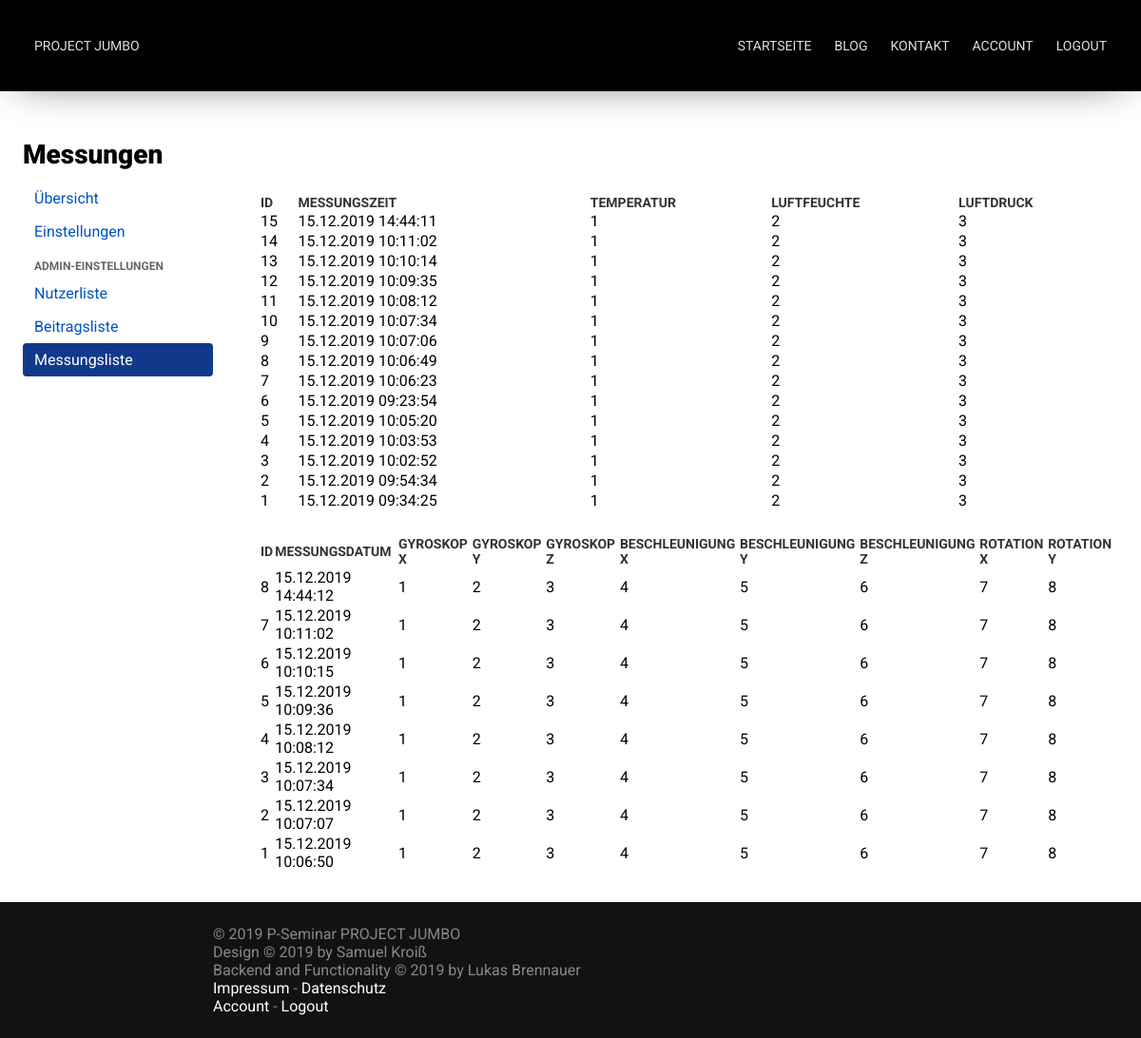
Page /admin/measurements (signed in) on the committed database.
### app/models.py (models this page shows)
class BME(db.Model):
    id = db.Column(db.Integer, primary_key=True)
    time = db.Column(db.DateTime)
    temperature = db.Column(db.Integer)
    humidity = db.Column(db.Integer)
    pressure = db.Column(db.Integer)

class MPU(db.Model):
    id = db.Column(db.Integer, primary_key=True)
    time = db.Column(db.DateTime)
    gyroscope_x = db.Column(db.Integer)
    gyroscope_y = db.Column(db.Integer)
    gyroscope_z = db.Column(db.Integer)
    acceleration_x = db.Column(db.Integer)
    acceleration_y = db.Column(db.Integer)
    acceleration_z = db.Column(db.Integer)
    rot_x = db.Column(db.Integer)
    rot_y = db.Column(db.Integer)

### app/routes/admin_pages.py (the view)
@app.route('/admin/measurements', methods=['GET'])
@login_required
def measurements():
    if current_user.admin_acc:
        bme_vals = BME.query.order_by(-BME.id).all()
        mpu_vals = MPU.query.order_by(-MPU.id).all()
        return render_template("admin/measurements.html", title="Messungen", bme_vals=bme_vals, mpu_vals=mpu_vals)
    else:
        return render_template("errors/error.html", title="Error", error="You're not allowed to use that page!")

### app/models.py (called while the page is built)
@login.user_loader
def load_user(id):
    return User.query.get(id)

### templates/admin/measurements.html (shortened to what this page needs)
{% extends 'user/main.html' %}
{% block user_content %}
{% if bme_vals|length < 1 %}
<p>Es sind keine BME-Messungen verfügbar.</p>
{% else %}
<table>
    <tr>
        <th>ID</th>
        <th>Messungszeit</th>
        <th>Temperatur</th>
        <th>Luftfeuchte</th>
        <th>Luftdruck</th>
    </tr>
    {% for bme_val in bme_vals %}
    <tr>
        <td>{{ bme_val.id }}</td>
        <td>{{ bme_val.time.__format__('%d.%m.%Y' ' ' '%H:%M:%S') }}</td>
        <td>{{ bme_val.temperature }}</td>
        <td>{{ bme_val.humidity }}</td>
        <td>{{ bme_val.pressure }}</td>
    </tr>
    {% endfor %}
</table>
{% endif %}
{% if mpu_vals|length < 1 %}
<p>Es sind keine MPU-Messungen verfügbar.</p>
{% else %}
<table>
    <tr>
        <th>ID</th>
        <th>Messungsdatum</th>
        <th>Gyroskop X</th>
        <th>Gyroskop Y</th>
        <th>Gyroskop Z</th>
        <th>Beschleunigung X</th>
        <th>Beschleunigung Y</th>
        <th>Beschleunigung Z</th>
        <th>Rotation X</th>
        <th>Rotation Y</th>
    </tr>
    {% for mpu_val in mpu_vals %}
    <tr>
        <td>{{ mpu_val.id }}</td>
        <td>{{ mpu_val.time.__format__('%d.%m.%Y' ' ' '%H:%M:%S') }}</td>
        <td>{{ mpu_val.gyroscope_x }}</td>
        <td>{{ mpu_val.gyroscope_y }}</td>
        <td>{{ mpu_val.gyroscope_z }}</td>
        <td>{{ mpu_val.acceleration_x }}</td>
        <td>{{ mpu_val.acceleration_y }}</td>
        <td>{{ mpu_val.acceleration_z }}</td>
        <td>{{ mpu_val.rot_x }}</td>
        <td>{{ mpu_val.rot_y }}</td>
    </tr>
    {% endfor %}
</table>
{% endif %}
{% endblock %}

### static/css/main.css (style rules this page uses)
:root { --nav-link-color: #DEDEDE; --nav-link-color-hover: #FFFFFF; --link-color: #0054bf; }
* { margin: 0; padding: 0; font-family: 'Roboto', sans-serif; font-size: 16px; font-weight: 400; text-decoration: none; scroll-behavior: smooth; }
body { width: 100%; height: 100%; overflow-x: hidden; overflow-y: scroll; }

### static/css/user.css (style rules this page uses)
table { width: 100%; margin-top: 24px; }
table tr { width: 100%; }
table th { font-weight: bold; text-align: left; text-transform: uppercase; font-size: 14px; color: #333333; }

### rows in the picture
BME: id "15", time.__format__ "15.12.2019 14:44:11", temperature "1", humidity "2", pressure "3"
BME: id "14", time.__format__ "15.12.2019 10:11:02", temperature "1", humidity "2", pressure "3"
BME: id "13", time.__format__ "15.12.2019 10:10:14", temperature "1", humidity "2", pressure "3"
BME: id "12", time.__format__ "15.12.2019 10:09:35", temperature "1", humidity "2", pressure "3"
BME: id "11", time.__format__ "15.12.2019 10:08:12", temperature "1", humidity "2", pressure "3"
BME: id "10", time.__format__ "15.12.2019 10:07:34", temperature "1", humidity "2", pressure "3"
BME: id "9", time.__format__ "15.12.2019 10:07:06", temperature "1", humidity "2", pressure "3"
BME: id "8", time.__format__ "15.12.2019 10:06:49", temperature "1", humidity "2", pressure "3"
BME: id "7", time.__format__ "15.12.2019 10:06:23", temperature "1", humidity "2", pressure "3"
BME: id "6", time.__format__ "15.12.2019 09:23:54", temperature "1", humidity "2", pressure "3"
BME: id "5", time.__format__ "15.12.2019 10:05:20", temperature "1", humidity "2", pressure "3"
BME: id "4", time.__format__ "15.12.2019 10:03:53", temperature "1", humidity "2", pressure "3"
BME: id "3", time.__format__ "15.12.2019 10:02:52", temperature "1", humidity "2", pressure "3"
BME: id "2", time.__format__ "15.12.2019 09:54:34", temperature "1", humidity "2", pressure "3"
BME: id "1", time.__format__ "15.12.2019 09:34:25", temperature "1", humidity "2", pressure "3"
MPU: id "8", time.__format__ "15.12.2019 14:44:12", gyroscope_x "1", gyroscope_y "2", gyroscope_z "3", acceleration_x "4", acceleration_y "5", acceleration_z "6", rot_x "7", rot_y "8"
MPU: id "7", time.__format__ "15.12.2019 10:11:02", gyroscope_x "1", gyroscope_y "2", gyroscope_z "3", acceleration_x "4", acceleration_y "5", acceleration_z "6", rot_x "7", rot_y "8"
MPU: id "6", time.__format__ "15.12.2019 10:10:15", gyroscope_x "1", gyroscope_y "2", gyroscope_z "3", acceleration_x "4", acceleration_y "5", acceleration_z "6", rot_x "7", rot_y "8"
MPU: id "5", time.__format__ "15.12.2019 10:09:36", gyroscope_x "1", gyroscope_y "2", gyroscope_z "3", acceleration_x "4", acceleration_y "5", acceleration_z "6", rot_x "7", rot_y "8"
MPU: id "4", time.__format__ "15.12.2019 10:08:12", gyroscope_x "1", gyroscope_y "2", gyroscope_z "3", acceleration_x "4", acceleration_y "5", acceleration_z "6", rot_x "7", rot_y "8"
MPU: id "3", time.__format__ "15.12.2019 10:07:34", gyroscope_x "1", gyroscope_y "2", gyroscope_z "3", acceleration_x "4", acceleration_y "5", acceleration_z "6", rot_x "7", rot_y "8"
MPU: id "2", time.__format__ "15.12.2019 10:07:07", gyroscope_x "1", gyroscope_y "2", gyroscope_z "3", acceleration_x "4", acceleration_y "5", acceleration_z "6", rot_x "7", rot_y "8"
MPU: id "1", time.__format__ "15.12.2019 10:06:50", gyroscope_x "1", gyroscope_y "2", gyroscope_z "3", acceleration_x "4", acceleration_y "5", acceleration_z "6", rot_x "7", rot_y "8"

### other values in the picture
{{ title }} "Messungen"
